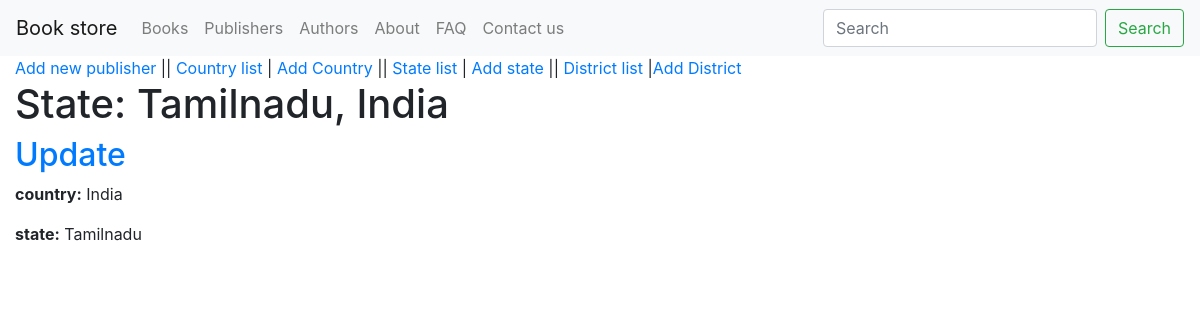
Screenshot of /publisher/state/detail/tamilnadu/ with the database file from the repository.
### publisher/models.py (models this page shows, shortened)
class State(models.Model):
    country = models.ForeignKey(Country, related_name='stateCountry', on_delete=models.CASCADE, null=True, blank=True)
    state = models.CharField(max_length = 100)
    slug = AutoSlugField(unique = True, populate_from='state', db_index=True, editable = True, null=True, blank=True)
    class Meta:
        pass
    def __str__(self):
        return f"{self.state}, {self.country}"
    def get_update_url(self):
        return reverse("publisher:state_update", args=[str(self.slug)])

class Country(models.Model):
    name = models.CharField(max_length = 100)
    code = models.CharField(max_length = 100, null=True, blank=True)
    phone_code = models.CharField(max_length = 100, null=True, blank=True)
    currency_code = models.CharField(max_length = 100, null=True, blank=True)
    currency_symbol = models.CharField(max_length = 100, null=True, blank=True)
    slug = AutoSlugField(unique = True, populate_from='name', db_index=True, editable = True, null=True, blank=True)
    class Meta:
        verbose_name = "Country"
        verbose_name_plural = "Countries"
    def __str__(self):
        return self.name

### publisher/views.py (the view)
# urls.py: path('state/detail/<slug:slug>/', StateDetailView.as_view(), name = 'state_detail'),
class StateDetailView(DetailView):
    model = State
    context_object_name = 'state'
    template_name = 'state/state_detail.html'

### templates/state/state_detail.html
{% extends "base.html" %}
{% block content %}
<a href="{% url 'publisher:publisher_create' %}">Add new publisher</a> ||
<a href="{% url 'publisher:country_list' %}">Country list</a> |  <a href="{% url 'publisher:country_create' %}">Add Country</a> ||
<a href="{% url 'publisher:state_list' %}">State list</a>  |  <a href="{% url 'publisher:state_create' %}">Add state</a> ||
<a href="{% url 'publisher:district_list' %}">District list</a> |<a href="{% url 'publisher:district_create' %}">Add District</a> <br>
<h1>State: {{ state }}</h1>
<h2><a href="{{ state.get_update_url }}">Update</a></h2>
<p><strong>country:</strong> {{ state.country }}</p>
<p><strong>state:</strong> {{ state.state }}</p>
{% endblock %}

### rows the page displays
State: state+country "Tamilnadu, India", country "India", state "Tamilnadu"
